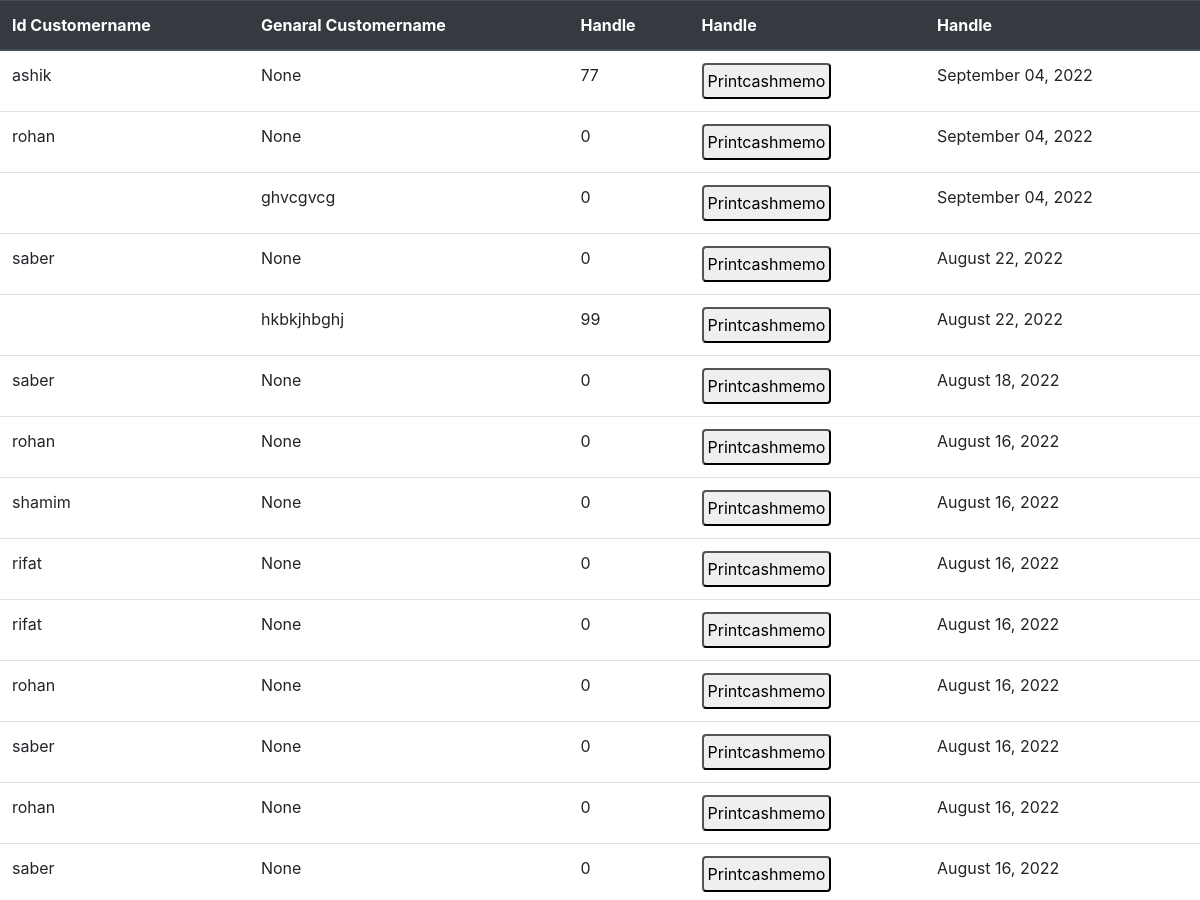
/soldlist (signed in, upper part), run on an earlier commit of the app's database.
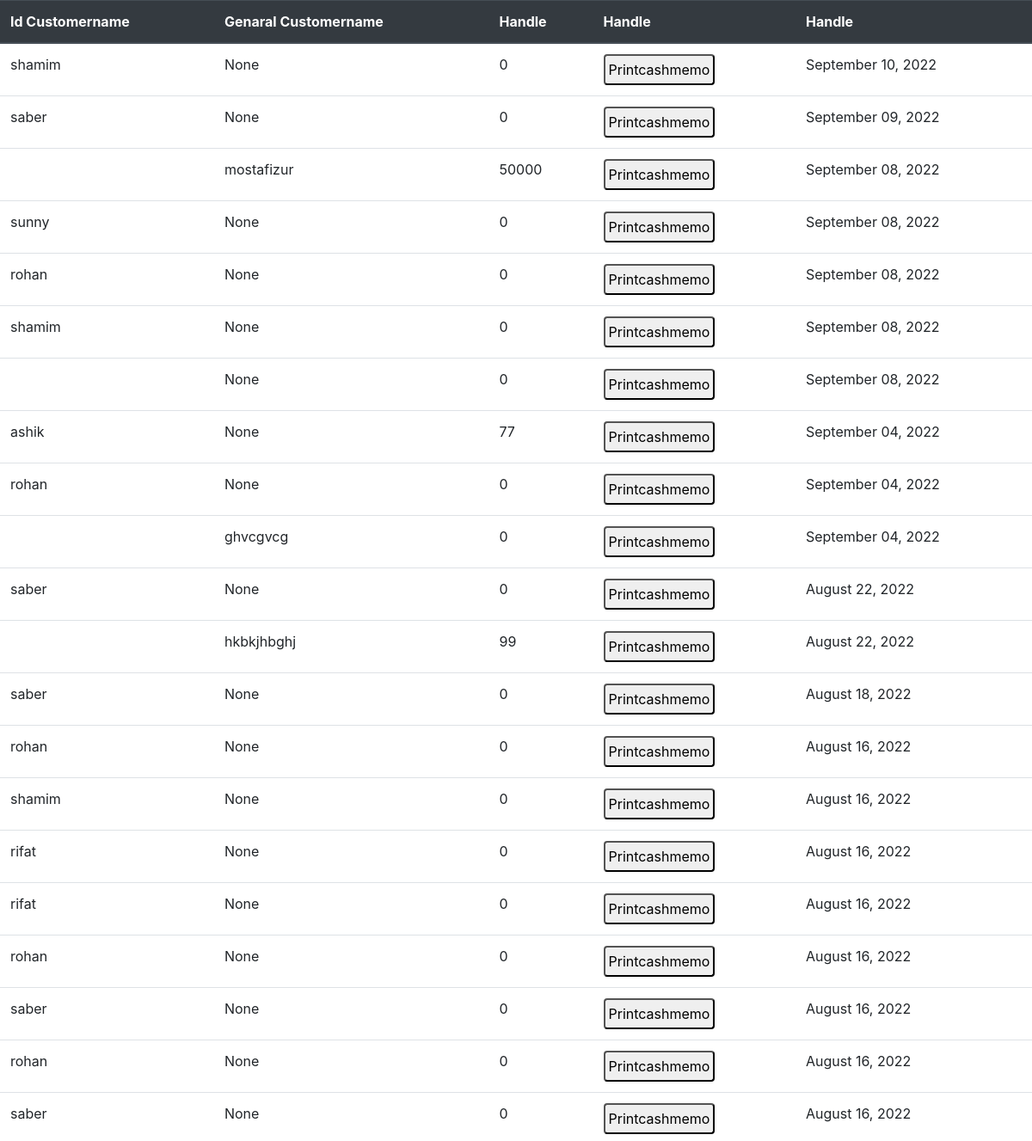
And on a later commit of the database.
### core/models.py (models this page shows, shortened)
class Order(models.Model):
    user = models.ForeignKey(User, on_delete=models.CASCADE)
    customer = models.ForeignKey(Customer, on_delete=models.CASCADE,blank=True,null=True)
    UserItem  = models.ManyToManyField(UserItem,blank=True)
    left = models.DecimalField(
        decimal_places=0,
        max_digits=10,
        validators=[MinValueValidator(0)],
        default=0,
        null=True,
        blank=True
    )
    added = models.DateTimeField(auto_now_add=True,null=True)
    name = models.CharField(max_length=200,null=True,blank=True)
    address = models.CharField(max_length=800,null=True,blank=True)
    paid = models.PositiveIntegerField(default=0,null=True)
    Phone = models.CharField(max_length=200,null=True,blank=True)
    discount = models.PositiveIntegerField(default=0,null=True,blank=True)

class Customer(models.Model):
    name = models.CharField(max_length=200)
    address = models.CharField(max_length=200)
    Phone = models.CharField(max_length=200)
    class Meta:
        ordering = ('name',)

### core/views.py (the view)
# urls.py: path('soldlist', views.soldlist, name='dataupdate'),
@login_required
def soldlist(request):
         orders=Order.objects.all().order_by('-id')
         context = {#'category': category,
               'orders': orders,
               }
         return render(request, 'core/soldlist.html',context)

### core/templates/core/soldlist.html (shortened to what this page needs)
<!doctype html>
<html lang="en">
  <head>
    <link rel="stylesheet" href="https://cdn.jsdelivr.net/npm/bootstrap@4.4.1/dist/css/bootstrap.min.css">
  </head>
  <body>
    <table class="table">
        <thead class="thead-dark">
          <tr>
            <th scope="col">Id Customername</th>
            <th scope="col">Genaral Customername</th>
            <th scope="col">Handle</th>
            <th scope="col">Handle</th>
            <th scope="col">Handle</th>
          </tr>
        </thead>
        <tbody>
            {% for rs in orders %}
            <tr>
                <td >{{ rs.customer.name}}</td>
                <td >{{ rs.name}}</td>
                <td >{{rs.paid}} </td>
                <td><button class="bg-blue-500 hover:bg-blue-700 text-blue-600 text-xs font-bold py-1 px-1 rounded w-40  mr-px"
                                onclick="window.location.href = '{{rs.id}}/cashmemo'">
                                Printcashmemo
                </button>
               </td>
                <td>{{ rs.added| date:"F d, Y"}}</td>
            </tr>
        {% endfor %}
        </tbody>
      </table>
  </body>
</html>

What changed in the data, as far as the page shows it:
added Order: customer.name "shamim", name "None", paid "0", added "September 10, 2022"
added Order: customer.name "saber", name "None", paid "0", added "September 09, 2022"
added Order: name "mostafizur", paid "50000", added "September 08, 2022"
added Order: customer.name "sunny", name "None", paid "0", added "September 08, 2022"
added Order: customer.name "rohan", name "None", paid "0", added "September 08, 2022"
added Order: customer.name "shamim", name "None", paid "0", added "September 08, 2022"
added Order: name "None", paid "0", added "September 08, 2022"
